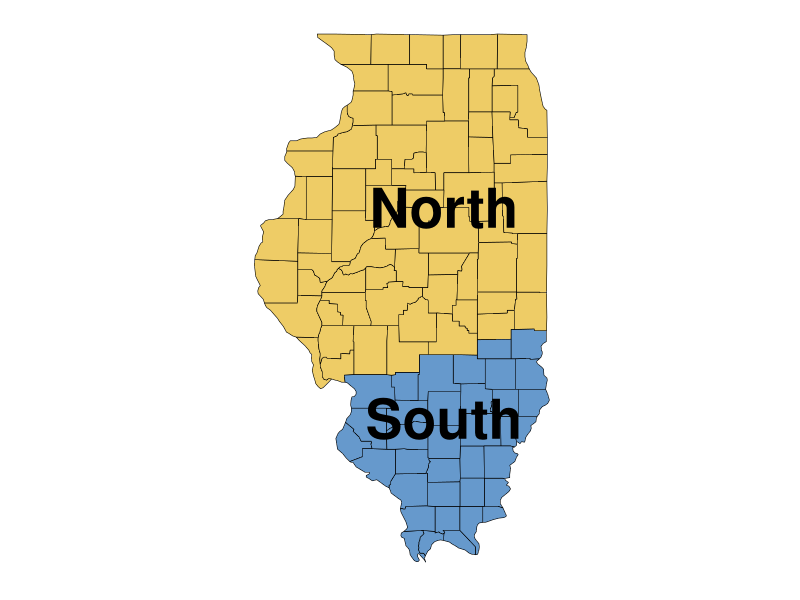
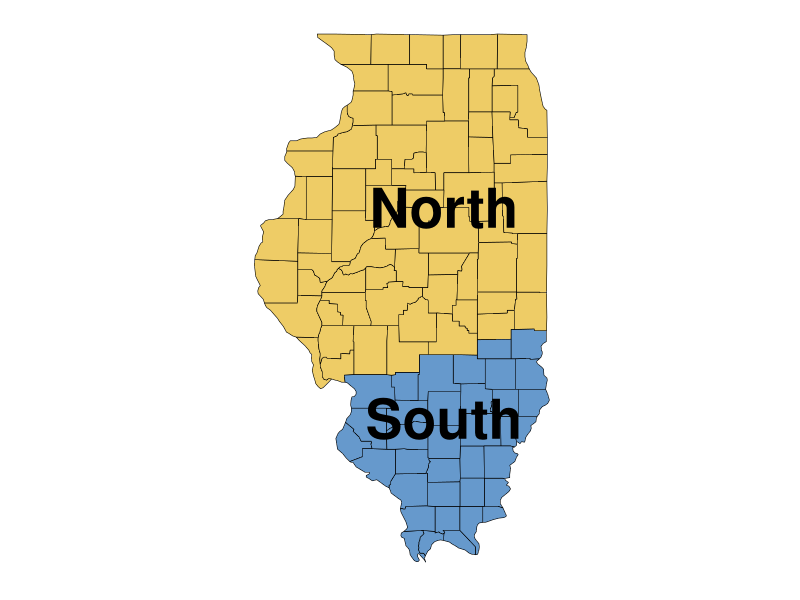

Recreate these plots in R, in order.
library(tidyverse)
library(maps)
library(reshape2)
# install.packages("sf")
library(sf)

# load data created in "OpTIS adoption rates IL.R"
means_countyNS <- read.csv("data/optis/means_county_ilNS.csv")
# get map data to match county names
means_countyNS$county <- str_remove(means_countyNS$county, " County")
# simplify dataset - just need counties and whether they are north or south
means_countyNS <- means_countyNS[,1:2]
# remove duplicated rows
means_countyNS <- means_countyNS %>%
  distinct() %>%
  arrange(county)

# missing Lake (N), Hardin (S), Jo Daviess (N), Union (S) Counties
means_countyNS[nrow(means_countyNS)+1,] <- c("N", "Lake")
means_countyNS[nrow(means_countyNS)+1,] <- c("S", "Hardin")
means_countyNS[nrow(means_countyNS)+1,] <- c("N", "Jo Daviess")
means_countyNS[nrow(means_countyNS)+1,] <- c("S", "Union")


# get county spatial data
ill <- map_data("county", "Illinois", proj="mercator")

# get ready to join with means_county data
ill$subregion <- str_to_title(ill$subregion)
ill$subregion <- ifelse(ill$subregion %in% "De Kalb", "DeKalb", 
                        ifelse(ill$subregion %in% "De Witt", "DeWitt", 
                               ifelse(ill$subregion %in% "Du Page", "DuPage", 
                                      ifelse(ill$subregion %in% "La Salle", "LaSalle",
                                             ifelse(ill$subregion %in% "Mcdonough", "McDonough",
                                                    ifelse(ill$subregion %in% "Mchenry", "McHenry",
                                                           ifelse(ill$subregion %in% "Mclean", "McLean",
                                                                  ifelse(ill$subregion %in% "St Clair", "St. Clair", 
                                                                         ill$subregion))))))))

# join rates with spatial data:
ill <- left_join(ill, means_countyNS, join_by(subregion==county))

ditch_the_axes <- theme(
  axis.text = element_blank(),
  axis.line = element_blank(),
  axis.ticks = element_blank(),
  panel.border = element_blank(),
  panel.grid = element_blank(),
  axis.title = element_blank()
)



windows(xpinch=200, ypinch=200, width=5, height=5)

# plot for cover crops
ggplot() +
  geom_polygon(data=ill,
               mapping=aes(x=long, y=lat, fill=NS, group=subregion),
               color="black", linewidth=0.2, show.legend=F) +
  coord_sf(default_crs = sf::st_crs(4326)) +  # , # read x and y as latitude and longitude
  #          xlim = c(-92, -87), ylim=c(36.5, 43)) +
  scale_fill_manual(values=c("#EECC66","#6699CC"),
                    name= "Regions of Illinois") +
  annotate("text", x=0.01, y=0.78, label="North", size=14, fontface="bold") +
  annotate("text", x=0.01, y=0.73, label="South", size=14, fontface="bold") +  #, color="white"
  theme_bw() +
  ditch_the_axes # +
  # theme(legend.title=element_text(size=10, face="bold"),
  #       legend.text=element_text(size=10),
  #       legend.key.size=unit(0.4, "cm"))



ggsave("plots/county_ILnorthsouth.png")
